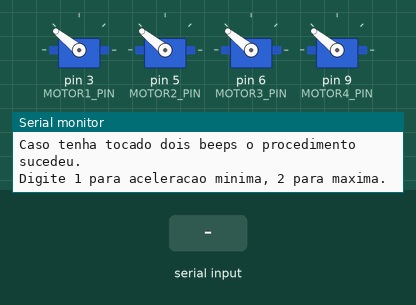
The sketch below on a simulated Arduino Uno, built with avr-gcc and run on an emulated ATmega328P. Shown: 4 × servo, the last lines printed to the serial monitor. Inputs (shaded band) come from the test bench.

Above: at 7.2 s.
7.3 s: "1" received over Serial
At 7.9 s:
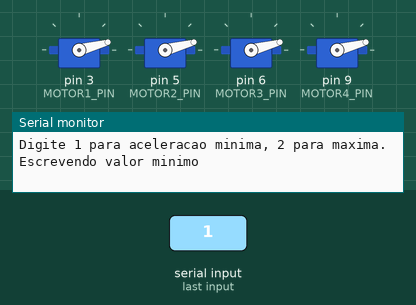
8.8 s: "2" received over Serial
At 10.2 s:
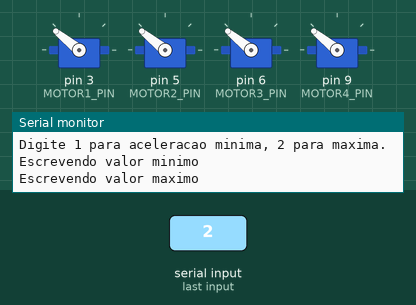
Timing chart, 0 to 11.8 s (numbered marks = the images above; inputs shaded):
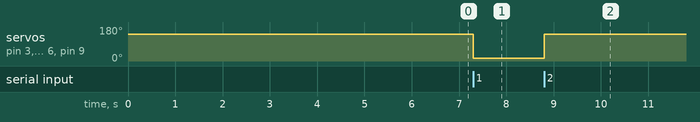

The sketch:

Simulator_Controle.ino
```cpp
#include <Servo.h>

#define MAX_SIGNAL 2000
#define MIN_SIGNAL 700
#define MOTOR1_PIN 3
#define MOTOR2_PIN 5
#define MOTOR3_PIN 6
#define MOTOR4_PIN 9

Servo motor[4];

void setup() {
  Serial.begin(9600);
  motor[0].attach(MOTOR1_PIN);
  motor[1].attach(MOTOR2_PIN);
  motor[2].attach(MOTOR3_PIN);
  motor[3].attach(MOTOR4_PIN);
  Serial.println("Controle iniciado.");
    for(int i=0; i<4; i++) motor[i].writeMicroseconds(MAX_SIGNAL);
  Serial.println("Conecte a bateria.");
  delay(6000);
  Serial.println("Caso tenha tocado dois beeps o procedimento sucedeu.");
  Serial.println("Digite 1 para aceleracao minima, 2 para maxima.");
}

void loop(){
  while(Serial.available())
  {
    int cmd = Serial.read();
    if(cmd==49)
    {
      Serial.println("Escrevendo valor minimo");
      for(int i=0; i<4; i++) motor[i].writeMicroseconds(MIN_SIGNAL);
    }
    if(cmd==50)
    {
      Serial.println("Escrevendo valor maximo");
      for(int i=0; i<4; i++) motor[i].writeMicroseconds(MAX_SIGNAL);
    }
  }
}
```

Measured:
- after the input at 7.3 s, servo on pin 3 (MOTOR1_PIN), servo on pin 5 (MOTOR2_PIN), servo on pin 6 (MOTOR3_PIN), servo on pin 9 (MOTOR4_PIN): 141° → 15° at once
- after the input at 8.8 s, servo on pin 3 (MOTOR1_PIN), servo on pin 5 (MOTOR2_PIN), servo on pin 6 (MOTOR3_PIN), servo on pin 9 (MOTOR4_PIN): 15° → 141° at once
